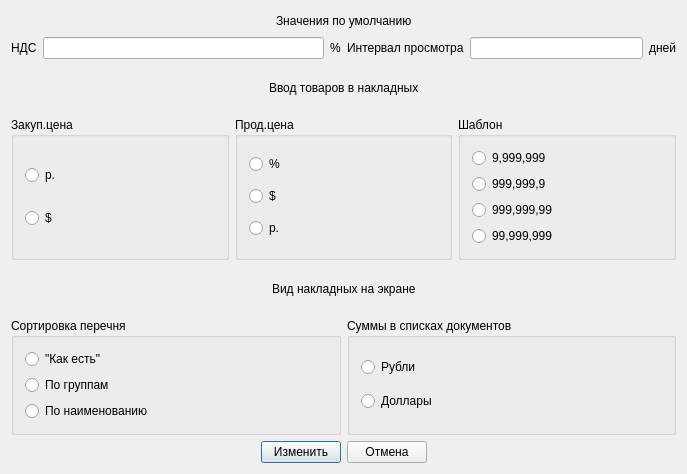
<?xml version="1.0" encoding="UTF-8"?>
<ui version="4.0">
 <class>workplaceSettings</class>
 <widget class="QDialog" name="workplaceSettings">
  <property name="geometry">
   <rect>
    <x>0</x>
    <y>0</y>
    <width>687</width>
    <height>474</height>
   </rect>
  </property>
  <property name="windowTitle">
   <string>workplaceSettings</string>
  </property>
  <layout class="QGridLayout" name="gridLayout">
   <item row="0" column="0">
    <layout class="QVBoxLayout" name="verticalLayout">
     <item>
      <layout class="QHBoxLayout" name="horizontalLayout_4">
       <item>
        <spacer name="horizontalSpacer">
         <property name="orientation">
          <enum>Qt::Horizontal</enum>
         </property>
         <property name="sizeHint" stdset="0">
          <size>
           <width>40</width>
           <height>20</height>
          </size>
         </property>
        </spacer>
       </item>
       <item>
        <widget class="QLabel" name="label_2">
         <property name="text">
          <string>Значения по умолчанию</string>
         </property>
        </widget>
       </item>
       <item>
        <spacer name="horizontalSpacer_2">
         <property name="orientation">
          <enum>Qt::Horizontal</enum>
         </property>
         <property name="sizeHint" stdset="0">
          <size>
           <width>40</width>
           <height>20</height>
          </size>
         </property>
        </spacer>
       </item>
      </layout>
     </item>
     <item>
      <layout class="QHBoxLayout" name="horizontalLayout_3">
       <item>
        <layout class="QHBoxLayout" name="horizontalLayout_2">
         <item>
          <widget class="QLabel" name="label_3">
           <property name="text">
            <string>НДС</string>
           </property>
          </widget>
         </item>
         <item>
          <widget class="QLineEdit" name="lineEdit"/>
         </item>
         <item>
          <widget class="QLabel" name="label_4">
           <property name="text">
            <string>%</string>
           </property>
          </widget>
         </item>
        </layout>
       </item>
       <item>
        <layout class="QHBoxLayout" name="horizontalLayout">
         <item>
          <widget class="QLabel" name="label_5">
           <property name="text">
            <string>Интервал просмотра</string>
           </property>
          </widget>
         </item>
         <item>
          <widget class="QLineEdit" name="lineEdit_2"/>
         </item>
         <item>
          <widget class="QLabel" name="label_6">
           <property name="text">
            <string>дней</string>
           </property>
          </widget>
         </item>
        </layout>
       </item>
      </layout>
     </item>
    </layout>
   </item>
   <item row="1" column="0">
    <layout class="QHBoxLayout" name="horizontalLayout_7">
     <item>
      <spacer name="horizontalSpacer_5">
       <property name="orientation">
        <enum>Qt::Horizontal</enum>
       </property>
       <property name="sizeHint" stdset="0">
        <size>
         <width>40</width>
         <height>20</height>
        </size>
       </property>
      </spacer>
     </item>
     <item>
      <widget class="QLabel" name="label">
       <property name="text">
        <string>Ввод товаров в накладных</string>
       </property>
      </widget>
     </item>
     <item>
      <spacer name="horizontalSpacer_6">
       <property name="orientation">
        <enum>Qt::Horizontal</enum>
       </property>
       <property name="sizeHint" stdset="0">
        <size>
         <width>40</width>
         <height>20</height>
        </size>
       </property>
      </spacer>
     </item>
    </layout>
   </item>
   <item row="2" column="0">
    <layout class="QHBoxLayout" name="horizontalLayout_5">
     <item>
      <widget class="QGroupBox" name="groupBox">
       <property name="title">
        <string>Закуп.цена</string>
       </property>
       <layout class="QVBoxLayout" name="verticalLayout_2">
        <item>
         <widget class="QRadioButton" name="radioButton_2">
          <property name="text">
           <string>р.</string>
          </property>
         </widget>
        </item>
        <item>
         <widget class="QRadioButton" name="radioButton">
          <property name="text">
           <string>$</string>
          </property>
         </widget>
        </item>
       </layout>
      </widget>
     </item>
     <item>
      <widget class="QGroupBox" name="groupBox_2">
       <property name="title">
        <string>Прод.цена</string>
       </property>
       <layout class="QVBoxLayout" name="verticalLayout_3">
        <item>
         <widget class="QRadioButton" name="radioButton_4">
          <property name="text">
           <string>%</string>
          </property>
         </widget>
        </item>
        <item>
         <widget class="QRadioButton" name="radioButton_9">
          <property name="text">
           <string>$</string>
          </property>
         </widget>
        </item>
        <item>
         <widget class="QRadioButton" name="radioButton_8">
          <property name="text">
           <string>р.</string>
          </property>
         </widget>
        </item>
       </layout>
      </widget>
     </item>
     <item>
      <widget class="QGroupBox" name="groupBox_3">
       <property name="title">
        <string>Шаблон</string>
       </property>
       <layout class="QVBoxLayout" name="verticalLayout_4">
        <item>
         <widget class="QRadioButton" name="radioButton_3">
          <property name="text">
           <string>9,999,999</string>
          </property>
         </widget>
        </item>
        <item>
         <widget class="QRadioButton" name="radioButton_6">
          <property name="text">
           <string>999,999,9</string>
          </property>
         </widget>
        </item>
        <item>
         <widget class="QRadioButton" name="radioButton_7">
          <property name="text">
           <string>999,999,99</string>
          </property>
         </widget>
        </item>
        <item>
         <widget class="QRadioButton" name="radioButton_5">
          <property name="text">
           <string>99,999,999</string>
          </property>
         </widget>
        </item>
       </layout>
      </widget>
     </item>
    </layout>
   </item>
   <item row="3" column="0">
    <layout class="QHBoxLayout" name="horizontalLayout_6">
     <item>
      <spacer name="horizontalSpacer_3">
       <property name="orientation">
        <enum>Qt::Horizontal</enum>
       </property>
       <property name="sizeHint" stdset="0">
        <size>
         <width>40</width>
         <height>20</height>
        </size>
       </property>
      </spacer>
     </item>
     <item>
      <widget class="QLabel" name="label_9">
       <property name="text">
        <string>Вид накладных на экране</string>
       </property>
      </widget>
     </item>
     <item>
      <spacer name="horizontalSpacer_4">
       <property name="orientation">
        <enum>Qt::Horizontal</enum>
       </property>
       <property name="sizeHint" stdset="0">
        <size>
         <width>40</width>
         <height>20</height>
        </size>
       </property>
      </spacer>
     </item>
    </layout>
   </item>
   <item row="4" column="0">
    <layout class="QHBoxLayout" name="horizontalLayout_9">
     <item>
      <widget class="QGroupBox" name="groupBox_4">
       <property name="title">
        <string>Сортировка перечня</string>
       </property>
       <layout class="QVBoxLayout" name="verticalLayout_6">
        <item>
         <widget class="QRadioButton" name="radioButton_14">
          <property name="text">
           <string>&quot;Как есть&quot;</string>
          </property>
         </widget>
        </item>
        <item>
         <widget class="QRadioButton" name="radioButton_11">
          <property name="text">
           <string>По группам</string>
          </property>
         </widget>
        </item>
        <item>
         <widget class="QRadioButton" name="radioButton_10">
          <property name="text">
           <string>По наименованию</string>
          </property>
         </widget>
        </item>
       </layout>
      </widget>
     </item>
     <item>
      <widget class="QGroupBox" name="groupBox_5">
       <property name="title">
        <string>Суммы в списках документов</string>
       </property>
       <layout class="QVBoxLayout" name="verticalLayout_5">
        <item>
         <widget class="QRadioButton" name="radioButton_12">
          <property name="text">
           <string>Рубли</string>
          </property>
         </widget>
        </item>
        <item>
         <widget class="QRadioButton" name="radioButton_13">
          <property name="text">
           <string>Доллары</string>
          </property>
         </widget>
        </item>
       </layout>
      </widget>
     </item>
    </layout>
   </item>
   <item row="5" column="0">
    <layout class="QHBoxLayout" name="horizontalLayout_8">
     <item>
      <spacer name="horizontalSpacer_7">
       <property name="orientation">
        <enum>Qt::Horizontal</enum>
       </property>
       <property name="sizeHint" stdset="0">
        <size>
         <width>40</width>
         <height>20</height>
        </size>
       </property>
      </spacer>
     </item>
     <item>
      <widget class="QPushButton" name="pushButton">
       <property name="text">
        <string>Изменить</string>
       </property>
      </widget>
     </item>
     <item>
      <widget class="QPushButton" name="pushButton_2">
       <property name="text">
        <string>Отмена</string>
       </property>
      </widget>
     </item>
     <item>
      <spacer name="horizontalSpacer_8">
       <property name="orientation">
        <enum>Qt::Horizontal</enum>
       </property>
       <property name="sizeHint" stdset="0">
        <size>
         <width>40</width>
         <height>20</height>
        </size>
       </property>
      </spacer>
     </item>
    </layout>
   </item>
  </layout>
 </widget>
 <layoutdefault spacing="6" margin="11"/>
 <resources/>
 <connections/>
</ui>
